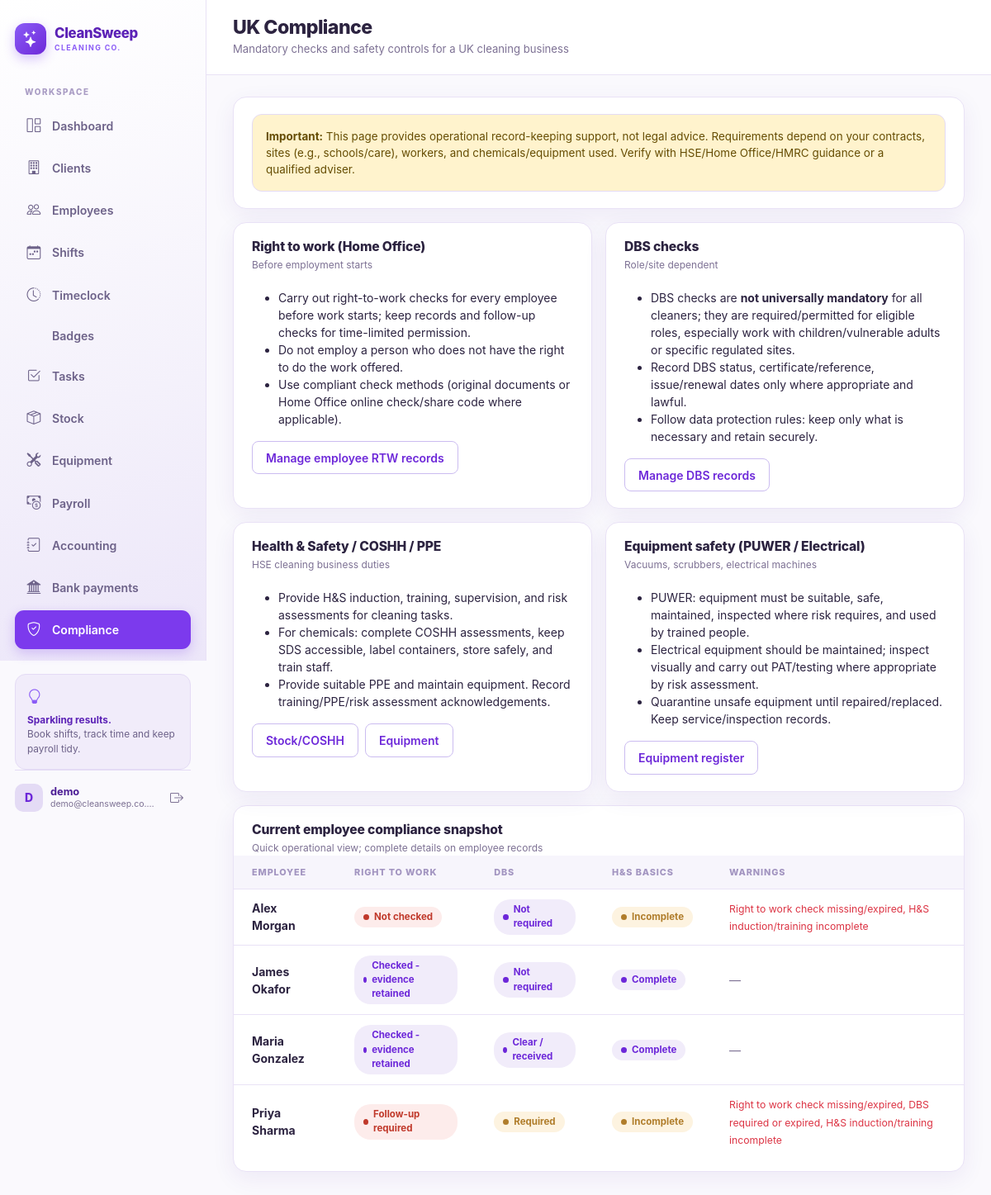
The app's page /compliance/ (signed in) with its own data.
### employees/models.py (models this page shows, shortened)
class Employee(models.Model):
    JOB_ROLE_CHOICES = (
        ("cleaner", "Cleaner"),
        ("senior_cleaner", "Senior Cleaner"),
        ("team_leader", "Team Leader"),
        ("supervisor", "Supervisor"),
        ("manager", "Manager"),
    )
    EMPLOYMENT_STATUS_CHOICES = (
        ("active", "Active"),
        ("on_leave", "On Leave"),
        ("terminated", "Terminated"),
    )
    RTW_STATUS_CHOICES = (
        ("not_checked", "Not checked"),
        ("checked", "Checked - evidence retained"),
        ("follow_up", "Follow-up required"),
        ("expired", "Expired / time-limited"),
    )
    DBS_STATUS_CHOICES = (
        ("not_required", "Not required"),
        ("required", "Required"),
        ("applied", "Applied"),
        ("clear", "Clear / received"),
        ("expired", "Expired / renewal due"),
    )
    CERTIFICATION_TYPE_CHOICES = (
        ("cossh", "COSHH"),
        ("dbs", "DBS Check"),
        ("first_aid", "First Aid"),
        ("fire_safety", "Fire Safety"),
        ("manual_handling", "Manual Handling"),
        ("health_safety", "Health & Safety"),
        ("food_safety", "Food Safety"),
        ("other", "Other"),
    )
    user = models.OneToOneField(
        settings.AUTH_USER_MODEL,
        on_delete=models.CASCADE,
        related_name="employee_profile",
        null=True,
        blank=True,
    )
    full_name = models.CharField(max_length=120)
    email = models.EmailField(blank=True, default="")
    phone = models.CharField(max_length=30, blank=True, default="")
    address = models.CharField(max_length=255, blank=True, default="")
    job_role = models.CharField(max_length=40, choices=JOB_ROLE_CHOICES, default="cleaner")
    hourly_rate = models.DecimalField(max_digits=8, decimal_places=2, default=Decimal("12.50"))
    salary_monthly = models.DecimalField(max_digits=10, decimal_places=2, null=True, blank=True, default=None)
    is_cis = models.BooleanField(default=False)
    employment_status = models.CharField(
        max_length=12, choices=EMPLOYMENT_STATUS_CHOICES, default="active"
    )
    start_date = models.DateField(default=date.today)
    ni_number = models.CharField(max_length=20, blank=True, default="")
    tax_code = models.CharField(max_length=20, blank=True, default="")
    bank_sort_code = models.CharField(max_length=12, blank=True, default="")
    bank_account_number = models.CharField(max_length=12, blank=True, default="")
    right_to_work_status = models.CharField(max_length=20, choices=RTW_STATUS_CHOICES, default="not_checked")
    right_to_work_check_date = models.DateField(null=True, blank=True)
    right_to_work_expiry_date = models.DateField(null=True, blank=True)
    right_to_work_document_ref = models.CharField(max_length=120, blank=True, default="", help_text="Reference only; avoid storing unnecessary document copies.")
    right_to_work_notes = models.TextField(blank=True, default="")
    dbs_status = models.CharField(max_length=20, choices=DBS_STATUS_CHOICES, default="not_required")
    dbs_certificate_number = models.CharField(max_length=80, blank=True, default="")
    dbs_issue_date = models.DateField(null=True, blank=True)
    dbs_expiry_date = models.DateField(null=True, blank=True)
    dbs_notes = models.TextField(blank=True, default="")
    induction_completed_date = models.DateField(null=True, blank=True)
    health_safety_training_date = models.DateField(null=True, blank=True)
    coshh_training_date = models.DateField(null=True, blank=True)
    risk_assessment_ack_date = models.DateField(null=True, blank=True)
    ppe_provided_date = models.DateField(null=True, blank=True)
    emergency_contact_name = models.CharField(max_length=120, blank=True, default="")
    emergency_contact_phone = models.CharField(max_length=30, blank=True, default="")
    created_at = models.DateTimeField(auto_now_add=True)
    class Meta:
        ordering = ["full_name"]
    @property
    def right_to_work_ok(self):
        if self.right_to_work_status != "checked":
            return False
        return not (self.right_to_work_expiry_date and self.right_to_work_expiry_date < date.today())
    @property
    def dbs_ok(self):
        if self.dbs_status in {"not_required", "clear"}:
            if self.dbs_status == "clear" and self.dbs_expiry_date and self.dbs_expiry_date < date.today():
                return False
            return True
        return False
    @property
    def has_health_safety_basics(self):
        return bool(self.induction_completed_date and self.health_safety_training_date)
    @property
    def compliance_warnings(self):
        warnings = []
        if not self.right_to_work_ok:
            warnings.append("Right to work check missing/expired")
        if not self.dbs_ok:
            warnings.append("DBS required or expired")
        if not self.has_health_safety_basics:
            warnings.append("H&S induction/training incomplete")
        if self.right_to_work_expiry_date and self.right_to_work_expiry_date < date.today():
            warnings.append("Right to work expired")
        if self.dbs_expiry_date and self.dbs_expiry_date < date.today():
            warnings.append("DBS expired")
        return warnings

### core/views.py (the view)
# urls.py: path("compliance/", views.compliance, name="compliance"),
@login_required
def compliance(request):
    employees = Employee.objects.all().order_by("full_name")
    return render(request, "core/compliance.html", {"employees": employees})

### core/templates/core/compliance.html
{% extends "core/base.html" %}
{% block page_title %}UK Compliance{% endblock %}
{% block page_subtitle %}Mandatory checks and safety controls for a UK cleaning business{% endblock %}
{% block page_content %}
<div class="panel mb-3">
  <div class="panel-body">
    <div class="alert alert-warning soft-alert mb-0">
      <strong>Important:</strong> This page provides operational record-keeping support, not legal advice. Requirements depend on your contracts, sites (e.g., schools/care), workers, and chemicals/equipment used. Verify with HSE/Home Office/HMRC guidance or a qualified adviser.
    </div>
  </div>
</div>
<div class="row g-3">
  <div class="col-lg-6">
    <div class="panel h-100"><div class="panel-head"><div><h3 class="panel-title">Right to work (Home Office)</h3><p class="panel-sub">Before employment starts</p></div></div>
      <div class="panel-body">
        <ul>
          <li>Carry out right-to-work checks for every employee before work starts; keep records and follow-up checks for time-limited permission.</li>
          <li>Do not employ a person who does not have the right to do the work offered.</li>
          <li>Use compliant check methods (original documents or Home Office online check/share code where applicable).</li>
        </ul>
        <a href="{% url 'employee_list' %}" class="btn btn-outline-purple btn-sm">Manage employee RTW records</a>
      </div>
    </div>
  </div>
  <div class="col-lg-6">
    <div class="panel h-100"><div class="panel-head"><div><h3 class="panel-title">DBS checks</h3><p class="panel-sub">Role/site dependent</p></div></div>
      <div class="panel-body">
        <ul>
          <li>DBS checks are <strong>not universally mandatory</strong> for all cleaners; they are required/permitted for eligible roles, especially work with children/vulnerable adults or specific regulated sites.</li>
          <li>Record DBS status, certificate/reference, issue/renewal dates only where appropriate and lawful.</li>
          <li>Follow data protection rules: keep only what is necessary and retain securely.</li>
        </ul>
        <a href="{% url 'employee_list' %}" class="btn btn-outline-purple btn-sm">Manage DBS records</a>
      </div>
    </div>
  </div>
  <div class="col-lg-6">
    <div class="panel h-100"><div class="panel-head"><div><h3 class="panel-title">Health & Safety / COSHH / PPE</h3><p class="panel-sub">HSE cleaning business duties</p></div></div>
      <div class="panel-body">
        <ul>
          <li>Provide H&S induction, training, supervision, and risk assessments for cleaning tasks.</li>
          <li>For chemicals: complete COSHH assessments, keep SDS accessible, label containers, store safely, and train staff.</li>
          <li>Provide suitable PPE and maintain equipment. Record training/PPE/risk assessment acknowledgements.</li>
        </ul>
        <div class="d-flex gap-2 flex-wrap">
          <a href="{% url 'stock_list' %}" class="btn btn-outline-purple btn-sm">Stock/COSHH</a>
          <a href="{% url 'equipment_list' %}" class="btn btn-outline-purple btn-sm">Equipment</a>
        </div>
      </div>
    </div>
  </div>
  <div class="col-lg-6">
    <div class="panel h-100"><div class="panel-head"><div><h3 class="panel-title">Equipment safety (PUWER / Electrical)</h3><p class="panel-sub">Vacuums, scrubbers, electrical machines</p></div></div>
      <div class="panel-body">
        <ul>
          <li>PUWER: equipment must be suitable, safe, maintained, inspected where risk requires, and used by trained people.</li>
          <li>Electrical equipment should be maintained; inspect visually and carry out PAT/testing where appropriate by risk assessment.</li>
          <li>Quarantine unsafe equipment until repaired/replaced. Keep service/inspection records.</li>
        </ul>
        <a href="{% url 'equipment_list' %}" class="btn btn-outline-purple btn-sm">Equipment register</a>
      </div>
    </div>
  </div>
</div>
<div class="panel mt-3">
  <div class="panel-head"><div><h3 class="panel-title">Current employee compliance snapshot</h3><p class="panel-sub">Quick operational view; complete details on employee records</p></div></div>
  <div class="table-responsive">
    <table class="table align-middle">
      <thead><tr><th>Employee</th><th>Right to work</th><th>DBS</th><th>H&S basics</th><th>Warnings</th></tr></thead>
      <tbody>
        {% for e in employees %}
        <tr>
          <td><strong>{{ e.full_name }}</strong></td>
          <td><span class="badge-status {% if e.right_to_work_ok %}badge-status-green{% else %}badge-status-red{% endif %}"><span class="dot"></span>{{ e.get_right_to_work_status_display }}</span></td>
          <td><span class="badge-status {% if e.dbs_ok %}badge-status-green{% else %}badge-status-amber{% endif %}"><span class="dot"></span>{{ e.get_dbs_status_display }}</span></td>
          <td><span class="badge-status {% if e.has_health_safety_basics %}badge-status-green{% else %}badge-status-amber{% endif %}"><span class="dot"></span>{% if e.has_health_safety_basics %}Complete{% else %}Incomplete{% endif %}</span></td>
          <td>{% if e.compliance_warnings %}<span class="text-danger small">{{ e.compliance_warnings|join:", " }}</span>{% else %}<span class="text-muted-dark">—</span>{% endif %}</td>
        </tr>
        {% empty %}
        <tr><td colspan="5"><div class="empty-compact"><i class="bi bi-shield-check"></i><p>No employees.</p></div></td></tr>
        {% endfor %}
      </tbody>
    </table>
  </div>
</div>
{% endblock %}

### core/templates/core/base.html (shortened to what this page needs)
{% load static form_tags %}<!doctype html>
<html lang="en">
<head>
  <link rel="stylesheet" href="{% static 'vendor/bootstrap/bootstrap.min.css' %}">
  <link rel="stylesheet" href="{% static 'vendor/bootstrap-icons/bootstrap-icons.min.css' %}">
  <link rel="stylesheet" href="{% static 'cleaning/css/theme.css' %}">
</head>
<body class="{% if not user.is_authenticated %}auth-body{% endif %}">
{% if user.is_authenticated %}
  {% with nav_name=request.resolver_match.url_name %}
  <div class="app-shell">
    <aside class="sidebar d-none d-lg-flex">
      <a href="{% url 'dashboard' %}" class="brand">
        <span class="brand-mark"><i class="bi bi-stars"></i></span>
        <span class="brand-text">CleanSweep<small>CLEANING CO.</small></span>
      </a>
      <div class="sidebar-label">WORKSPACE</div>
      <nav class="sidebar-nav">
        <a href="{% url 'dashboard' %}" class="nav-link {% if nav_name == 'dashboard' %}active{% endif %}">
          <i class="bi bi-grid-1x2"></i><span>Dashboard</span>
        </a>
        <a href="{% url 'client_list' %}" class="nav-link {% if nav_name == 'client' or nav_name == 'client_form' or nav_name == 'client_delete' %}active{% endif %}">
          <i class="bi bi-building"></i><span>Clients</span>
        </a>
        <a href="{% url 'employee_list' %}" class="nav-link {% if nav_name == 'employee' or nav_name == 'employee_form' or nav_name == 'employee_delete' %}active{% endif %}">
          <i class="bi bi-people"></i><span>Employees</span>
        </a>
        <a href="{% url 'shift_list' %}" class="nav-link {% if nav_name == 'shift' %}active{% endif %}">
          <i class="bi bi-calendar-week"></i><span>Shifts</span>
        </a>
        <a href="{% url 'timeclock_home' %}" class="nav-link {% if nav_name == 'timeclock' or nav_name == 'time_entry' %}active{% endif %}">
          <i class="bi bi-clock-history"></i><span>Timeclock</span>
        </a>
        <a href="{% url 'badge_list' %}" class="nav-link {% if nav_name == 'badge' %}active{% endif %}">
          <span>Badges</span>
        </a>
        <a href="{% url 'task_list' %}" class="nav-link {% if nav_name == 'task' %}active{% endif %}">
          <i class="bi bi-check2-square"></i><span>Tasks</span>
        </a>
        <a href="{% url 'stock_list' %}" class="nav-link {% if 'stock' in nav_name or nav_name == 'inventory' %}active{% endif %}">
          <i class="bi bi-box-seam"></i><span>Stock</span>
        </a>
        <a href="{% url 'equipment_list' %}" class="nav-link {% if 'equipment' in nav_name %}active{% endif %}">
          <i class="bi bi-tools"></i><span>Equipment</span>
        </a>
        <a href="{% url 'payroll_home' %}" class="nav-link {% if nav_name == 'payroll' or nav_name == 'payslip' or nav_name == 'payroll_config' %}active{% endif %}">
          <i class="bi bi-cash-coin"></i><span>Payroll</span>
        </a>
        <a href="{% url 'accounting_payment_list' %}" class="nav-link {% if nav_name == 'accounting' %}active{% endif %}">
          <i class="bi bi-journal-check"></i><span>Accounting</span>
        </a>
        <a href="{% url 'banking_home' %}" class="nav-link {% if nav_name == 'banking_home' %}active{% endif %}">
          <i class="bi bi-bank2"></i><span>Bank payments</span>
        </a>
        <a href="{% url 'compliance' %}" class="nav-link {% if nav_name == 'compliance' %}active{% endif %}">
          <i class="bi bi-shield-check"></i><span>Compliance</span>
        </a>
      </nav>
      <div class="sidebar-tip">
        <i class="bi bi-lightbulb"></i>
        <p><strong>Sparkling results.</strong><br>Book shifts, track time and keep payroll tidy.</p>
      </div>
      <div class="sidebar-user mt-auto">
        <span class="avatar">{{ user.username|slice:":1"|upper }}</span>
        <span class="user-meta"><strong>{{ user.username }}</strong><small>{{ user.email|truncatechars:22 }}</small></span>
        <form action="{% url 'logout' %}" method="post" class="ms-auto">
          <button type="submit" class="btn btn-icon" title="Sign out" aria-label="Sign out"><i class="bi bi-box-arrow-right"></i></button>
        </form>
      </div>
    </aside>
    <div class="app-main">
      <header class="topbar">
        <div class="me-auto">
          <h1 class="page-title">{% block page_title %}Dashboard{% endblock %}</h1>
          <div class="page-subtitle">{% block page_subtitle %}Clean operations at a glance{% endblock %}</div>
        </div>
      </header>
      <main class="content">
        {% block page_content %}{% endblock %}
      </main>
    </div>
  </div>
  {% endwith %}
{% endif %}
</body>
</html>

### records on screen
Employee: full_name "Alex Morgan", right_to_work_status "Not checked", dbs_status "Not required", shows "Incomplete", compliance_warnings "Right to work check missing/expired, H&S induction/training incomplete"
Employee: full_name "James Okafor", right_to_work_status "Checked - evidence retained", dbs_status "Not required", induction_completed_date "Complete"
Employee: full_name "Maria Gonzalez", right_to_work_status "Checked - evidence retained", dbs_status "Clear / received", induction_completed_date "Complete"
Employee: full_name "Priya Sharma", right_to_work_status "Follow-up required", dbs_status "Required", shows "Incomplete", compliance_warnings "Right to work check missing/expired, DBS required or expired, H&S induction/training incomplete"

### other values on screen
{{ user.username|slice:":1"|upper }} "D"
{{ user.username }} "demo"
{{ user.email|truncatechars:22 }} "demo@cleansweep.co.…"
